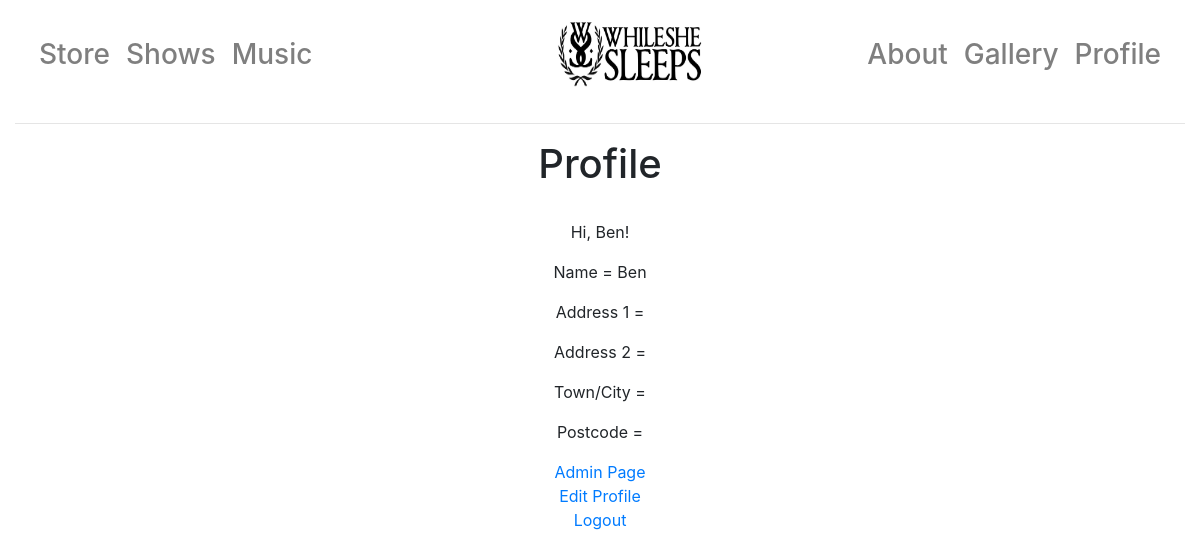
Screenshot of /user/Ben (signed in) with the database file from the repository.
### app/models.py (models this page shows, shortened)
class User(UserMixin, db.Model):
    id = db.Column(db.Integer, primary_key=True)
    username = db.Column(db.String(64), index=True, unique=True)
    email = db.Column(db.String(120), index=True, unique=True)
    password_hash = db.Column(db.String(128))
    name = db.Column(db.String(40), index=True)
    address1 = db.Column(db.String(40), index=True)
    address2 = db.Column(db.String(40), index=True)
    towncity = db.Column(db.String(40), index=True)
    postcode = db.Column(db.String(40), index=True)
    accesslevel = db.Column(db.Integer, index=True)

### app/routes.py (the view)
@app.route("/user/<username>")
@login_required
def profile(username):
    user = User.query.filter_by(username=username).first_or_404()
    return render_template("user/profile.html", title="Profile-", user=User.query.all())

### app/models.py (called while the page is built)
@login.user_loader
def load_user(the_id):
    return User.query.get(int(the_id))

### app/templates/user/profile.html (shortened to what this page needs)
{% extends "layout.html" %}
{% block body %}
    <div class="text-center">
    <h1>Profile</h1>
    <br>
        <p>Hi, {{ current_user.username }}!</p>
        {% for i in user %}
            {% if i.username == current_user.username %}
                <p>Name = {{ i.name }}</p>
                <p>Address 1 = {{ i.address1 }}</p>
                <p>Address 2 = {{ i.address2 }}</p>
                <p>Town/City = {{ i.towncity }}</p>
                <p>Postcode = {{ i.postcode }}</p>
                {% if i.accesslevel >= 2 %}
                    <a href="/admin">Admin Page</a><br>
                {% endif %}
            {% endif %}
        {% endfor %}
    <a href="/edit">Edit Profile</a><br>
        <a href="/logout">Logout</a>
    </div>
{% endblock %}

### app/templates/layout.html (style rules this page uses)
:root { --blue:#007bff;--indigo:#6610f2;--purple:#6f42c1;--pink:#e83e8c;--red:#dc3545;--orange:#fd7e14;--yellow:#ffc107;--green:#28a745;--teal:#20c997;--cyan:#17a2b8;--white:#fff;--gray:#6c757d;--gray-dark:#343a40;--primary:#007bff;--secondary:#6c757d;--success:#28a745;--info:#17a2b8;--warning:#ffc107;--danger:#dc3545;--light:#f8f9fa;--dark:#343a40;--breakpoint-xs:0;--breakpoint-sm:576px;--breakpoint-md:768px;--breakpoint-lg:992px;--breakpoint-xl:1200px;--font-family-sans-serif:-apple-system,BlinkMacSystemFont,"Segoe UI",Roboto,"Helvetica Neue",Arial,sans-serif,"Apple Color Emoji","Segoe UI Emoji","Segoe UI Symbol";--font-family-monospace:SFMono-Regular,Menlo,Monaco,Consolas,"Liberation Mono","Courier New",monospace }
*,::after,::before { box-sizing:border-box }
html { font-family:sans-serif;line-height:1.15;-webkit-text-size-adjust:100%;-ms-text-size-adjust:100%;-ms-overflow-style:scrollbar;-webkit-tap-highlight-color:transparent }
body { margin:0;font-family:-apple-system,BlinkMacSystemFont,"Segoe UI",Roboto,"Helvetica Neue",Arial,sans-serif,"Apple Color Emoji","Segoe UI Emoji","Segoe UI Symbol";font-size:1rem;font-weight:400;line-height:1.5;color:#212529;text-align:left;background-color:#fff }
h1,h2,h3,h4,h5,h6 { margin-top:0;margin-bottom:.5rem }
p { margin-top:0;margin-bottom:1rem }
a { color:#007bff;text-decoration:none;background-color:transparent;-webkit-text-decoration-skip:objects }
.h1,.h2,.h3,.h4,.h5,.h6,h1,h2,h3,h4,h5,h6 { margin-bottom:.5rem;font-family:inherit;font-weight:500;line-height:1.2;color:inherit }
.h1,h1 { font-size:2.5rem }

### rows the page displays
User: username "Ben", name "Ben", accesslevel "Admin Page"
